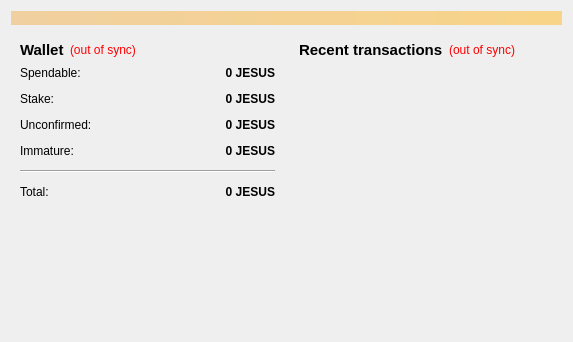
<?xml version="1.0" encoding="UTF-8"?>
<ui version="4.0">
 <class>OverviewPage</class>
 <widget class="QWidget" name="OverviewPage">
  <property name="geometry">
   <rect>
    <x>0</x>
    <y>0</y>
    <width>573</width>
    <height>342</height>
   </rect>
  </property>
  <property name="windowTitle">
   <string>Form</string>
  </property>
  <layout class="QVBoxLayout" name="topLayout">
   <item>
    <widget class="QLabel" name="labelAlerts">
     <property name="visible">
      <bool>false</bool>
     </property>
     <property name="styleSheet">
      <string notr="true">background-color: qlineargradient(x1: 0, y1: 0, x2: 1, y2: 0, stop:0 #F0D0A0, stop:1 #F8D488);  color:#000000
</string>
     </property>
     <property name="wordWrap">
      <bool>true</bool>
     </property>
     <property name="margin">
      <number>3</number>
     </property>
    </widget>
   </item>
   <item>
    <layout class="QHBoxLayout" name="horizontalLayout" stretch="1,1">
     <item>
      <layout class="QVBoxLayout" name="verticalLayout_2">
       <item>
        <widget class="QWidget" name="widget" native="true">
         <layout class="QVBoxLayout" name="verticalLayout_4">
          <item>
           <layout class="QHBoxLayout" name="horizontalLayout_4">
            <item>
             <widget class="QLabel" name="label_5">
              <property name="font">
               <font>
                <pointsize>11</pointsize>
                <weight>75</weight>
                <bold>true</bold>
               </font>
              </property>
              <property name="text">
               <string>Wallet</string>
              </property>
             </widget>
            </item>
            <item>
             <widget class="QLabel" name="labelWalletStatus">
              <property name="toolTip">
               <string>The displayed information may be out of date. Your wallet automatically synchronizes with the JesusCoin network after a connection is established, but this process has not completed yet.</string>
              </property>
              <property name="styleSheet">
               <string notr="true">QLabel { color: red; }</string>
              </property>
              <property name="text">
               <string notr="true">(out of sync)</string>
              </property>
              <property name="alignment">
               <set>Qt::AlignLeading|Qt::AlignLeft|Qt::AlignVCenter</set>
              </property>
             </widget>
            </item>
            <item>
             <spacer name="horizontalSpacer_2">
              <property name="orientation">
               <enum>Qt::Horizontal</enum>
              </property>
              <property name="sizeHint" stdset="0">
               <size>
                <width>40</width>
                <height>20</height>
               </size>
              </property>
             </spacer>
            </item>
           </layout>
          </item>
          <item>
           <layout class="QFormLayout" name="formLayout_2">
            <property name="fieldGrowthPolicy">
             <enum>QFormLayout::AllNonFixedFieldsGrow</enum>
            </property>
            <property name="horizontalSpacing">
             <number>12</number>
            </property>
            <property name="verticalSpacing">
             <number>12</number>
            </property>
            <item row="0" column="0">
             <widget class="QLabel" name="label">
              <property name="text">
               <string>Spendable:</string>
              </property>
             </widget>
            </item>
            <item row="0" column="1">
             <widget class="QLabel" name="labelBalance">
              <property name="font">
               <font>
                <weight>75</weight>
                <bold>true</bold>
               </font>
              </property>
              <property name="cursor">
               <cursorShape>IBeamCursor</cursorShape>
              </property>
              <property name="toolTip">
               <string>Your current spendable balance</string>
              </property>
              <property name="text">
               <string notr="true">0 JESUS</string>
              </property>
              <property name="alignment">
               <set>Qt::AlignRight|Qt::AlignTrailing|Qt::AlignVCenter</set>
              </property>
              <property name="textInteractionFlags">
               <set>Qt::LinksAccessibleByMouse|Qt::TextSelectableByKeyboard|Qt::TextSelectableByMouse</set>
              </property>
             </widget>
            </item>
            <item row="1" column="0">
             <widget class="QLabel" name="label_6">
              <property name="text">
               <string>Stake:</string>
              </property>
             </widget>
            </item>
            <item row="1" column="1">
             <widget class="QLabel" name="labelStake">
              <property name="font">
               <font>
                <weight>75</weight>
                <bold>true</bold>
               </font>
              </property>
              <property name="cursor">
               <cursorShape>IBeamCursor</cursorShape>
              </property>
              <property name="toolTip">
               <string>Total of coins that was staked, and do not yet count toward the current balance</string>
              </property>
              <property name="text">
               <string notr="true">0 JESUS</string>
              </property>
              <property name="alignment">
               <set>Qt::AlignRight|Qt::AlignTrailing|Qt::AlignVCenter</set>
              </property>
              <property name="textInteractionFlags">
               <set>Qt::LinksAccessibleByMouse|Qt::TextSelectableByKeyboard|Qt::TextSelectableByMouse</set>
              </property>
             </widget>
            </item>
            <item row="2" column="0">
             <widget class="QLabel" name="label_3">
              <property name="text">
               <string>Unconfirmed:</string>
              </property>
             </widget>
            </item>
            <item row="2" column="1">
             <widget class="QLabel" name="labelUnconfirmed">
              <property name="font">
               <font>
                <weight>75</weight>
                <bold>true</bold>
               </font>
              </property>
              <property name="cursor">
               <cursorShape>IBeamCursor</cursorShape>
              </property>
              <property name="toolTip">
               <string>Total of transactions that have yet to be confirmed, and do not yet count toward the current balance</string>
              </property>
              <property name="text">
               <string notr="true">0 JESUS</string>
              </property>
              <property name="alignment">
               <set>Qt::AlignRight|Qt::AlignTrailing|Qt::AlignVCenter</set>
              </property>
              <property name="textInteractionFlags">
               <set>Qt::LinksAccessibleByMouse|Qt::TextSelectableByKeyboard|Qt::TextSelectableByMouse</set>
              </property>
             </widget>
            </item>
            <item row="3" column="0">
             <widget class="QLabel" name="labelImmatureText">
              <property name="text">
               <string>Immature:</string>
              </property>
             </widget>
            </item>
            <item row="3" column="1">
             <widget class="QLabel" name="labelImmature">
              <property name="font">
               <font>
                <weight>75</weight>
                <bold>true</bold>
               </font>
              </property>
              <property name="toolTip">
               <string>Mined balance that has not yet matured</string>
              </property>
              <property name="text">
               <string notr="true">0 JESUS</string>
              </property>
              <property name="alignment">
               <set>Qt::AlignRight|Qt::AlignTrailing|Qt::AlignVCenter</set>
              </property>
              <property name="textInteractionFlags">
               <set>Qt::LinksAccessibleByMouse|Qt::TextSelectableByKeyboard|Qt::TextSelectableByMouse</set>
              </property>
             </widget>
            </item>
            <item row="4" column="0" colspan="2">
             <widget class="Line" name="line">
              <property name="orientation">
               <enum>Qt::Horizontal</enum>
              </property>
             </widget>
            </item>
            <item row="5" column="0">
             <widget class="QLabel" name="labelTotalText">
              <property name="text">
               <string>Total:</string>
              </property>
             </widget>
            </item>
            <item row="5" column="1">
             <widget class="QLabel" name="labelTotal">
              <property name="font">
               <font>
                <weight>75</weight>
                <bold>true</bold>
               </font>
              </property>
              <property name="cursor">
               <cursorShape>IBeamCursor</cursorShape>
              </property>
              <property name="toolTip">
               <string>Your current total balance</string>
              </property>
              <property name="text">
               <string notr="true">0 JESUS</string>
              </property>
              <property name="alignment">
               <set>Qt::AlignRight|Qt::AlignTrailing|Qt::AlignVCenter</set>
              </property>
              <property name="textInteractionFlags">
               <set>Qt::LinksAccessibleByMouse|Qt::TextSelectableByKeyboard|Qt::TextSelectableByMouse</set>
              </property>
             </widget>
            </item>
           </layout>
          </item>
         </layout>
        </widget>
       </item>
       <item>
        <spacer name="verticalSpacer">
         <property name="orientation">
          <enum>Qt::Vertical</enum>
         </property>
         <property name="sizeHint" stdset="0">
          <size>
           <width>20</width>
           <height>40</height>
          </size>
         </property>
        </spacer>
       </item>
      </layout>
     </item>
     <item>
      <layout class="QVBoxLayout" name="verticalLayout_3">
       <item>
        <widget class="QWidget" name="widget_2" native="true">
         <layout class="QVBoxLayout" name="verticalLayout">
          <item>
           <layout class="QHBoxLayout" name="horizontalLayout_2">
            <item>
             <widget class="QLabel" name="label_4">
              <property name="font">
               <font>
                <pointsize>11</pointsize>
                <weight>75</weight>
                <bold>true</bold>
               </font>
              </property>
              <property name="text">
               <string>&lt;b&gt;Recent transactions&lt;/b&gt;</string>
              </property>
             </widget>
            </item>
            <item>
             <widget class="QLabel" name="labelTransactionsStatus">
              <property name="toolTip">
               <string>The displayed information may be out of date. Your wallet automatically synchronizes with the JesusCoin network after a connection is established, but this process has not completed yet.</string>
              </property>
              <property name="styleSheet">
               <string notr="true">QLabel { color: red; }</string>
              </property>
              <property name="text">
               <string notr="true">(out of sync)</string>
              </property>
              <property name="alignment">
               <set>Qt::AlignRight|Qt::AlignTrailing|Qt::AlignVCenter</set>
              </property>
             </widget>
            </item>
            <item>
             <spacer name="horizontalSpacer">
              <property name="orientation">
               <enum>Qt::Horizontal</enum>
              </property>
              <property name="sizeHint" stdset="0">
               <size>
                <width>40</width>
                <height>20</height>
               </size>
              </property>
             </spacer>
            </item>
           </layout>
          </item>
          <item>
           <widget class="QListView" name="listTransactions">
            <property name="styleSheet">
             <string notr="true">QListView { background: transparent; }</string>
            </property>
            <property name="frameShape">
             <enum>QFrame::NoFrame</enum>
            </property>
            <property name="verticalScrollBarPolicy">
             <enum>Qt::ScrollBarAlwaysOff</enum>
            </property>
            <property name="horizontalScrollBarPolicy">
             <enum>Qt::ScrollBarAlwaysOff</enum>
            </property>
            <property name="selectionMode">
             <enum>QAbstractItemView::NoSelection</enum>
            </property>
           </widget>
          </item>
         </layout>
        </widget>
       </item>
      </layout>
     </item>
    </layout>
   </item>
  </layout>
 </widget>
 <resources/>
 <connections/>
</ui>
